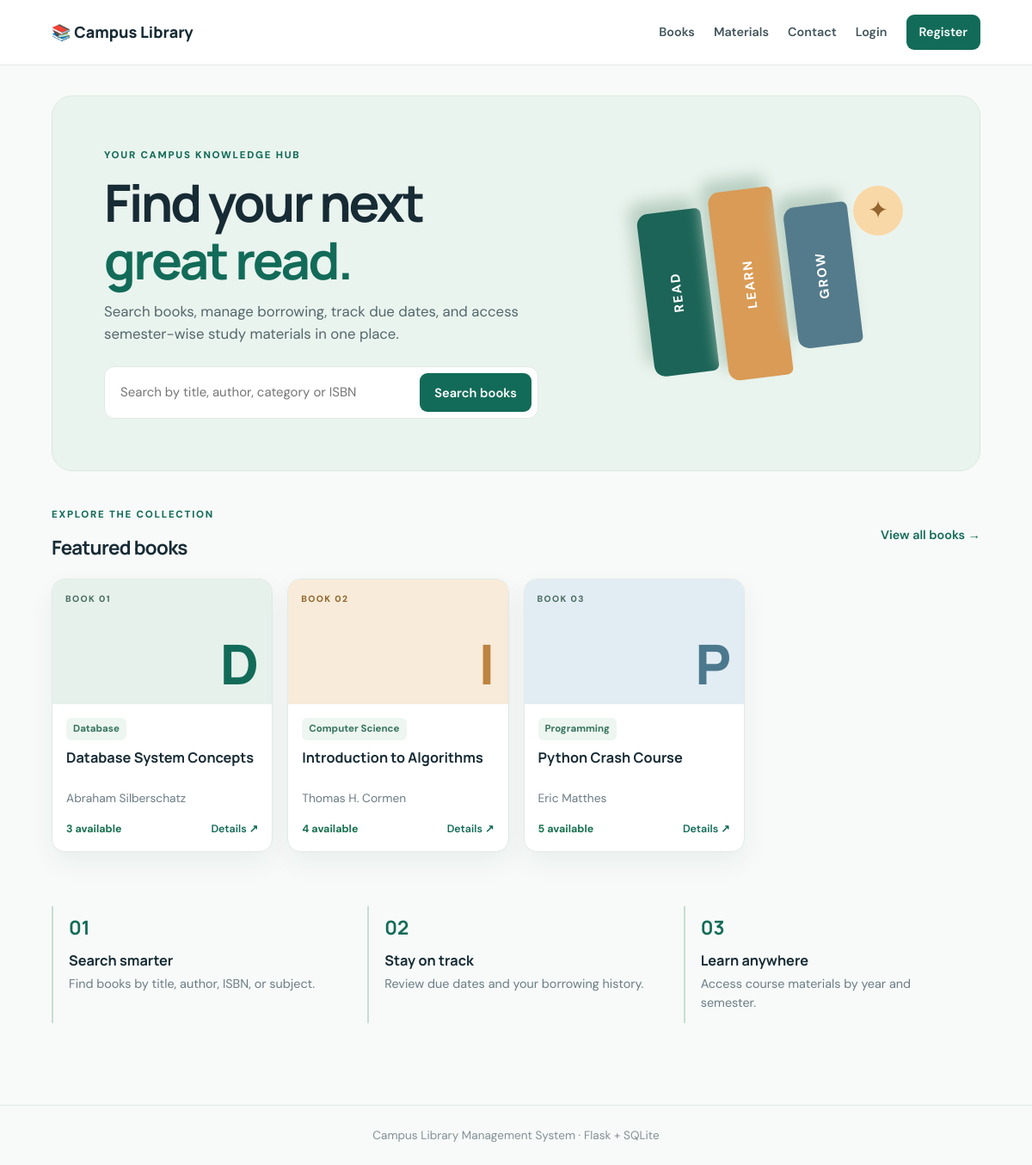
The page / on the database its author committed.
### tables this page shows
CREATE TABLE books (
            id INTEGER PRIMARY KEY AUTOINCREMENT,
            title TEXT NOT NULL,
            author TEXT NOT NULL,
            isbn TEXT DEFAULT '',
            category TEXT DEFAULT '',
            publisher TEXT DEFAULT '',
            year INTEGER,
            total_copies INTEGER NOT NULL DEFAULT 1,
            available_copies INTEGER NOT NULL DEFAULT 1,
            description TEXT DEFAULT ''
        );

### app.py (the view)
@app.route("/")
def index():
    q = request.args.get("q", "").strip()
    with get_db() as db:
        if q:
            books = db.execute("""SELECT * FROM books WHERE title LIKE ? OR author LIKE ? OR category LIKE ?
                                  ORDER BY title""", (f"%{q}%", f"%{q}%", f"%{q}%")).fetchall()
        else:
            books = db.execute("SELECT * FROM books ORDER BY title LIMIT 8").fetchall()
    return render_template("index.html", books=books, q=q)

### app.py (called while the page is built)
def get_db():
    conn = sqlite3.connect(DB_PATH)
    conn.row_factory = sqlite3.Row
    conn.execute("PRAGMA foreign_keys = ON")
    return conn

def current_user():
    if "user_id" not in session:
        return None
    with get_db() as db:
        return db.execute("SELECT id,name,email,role,phone,department FROM users WHERE id=?", (session["user_id"],)).fetchone()

@app.context_processor
def inject_user():
    return {"logged_user": current_user(), "today": date.today().isoformat()}

### templates/index.html (shortened to what this page needs)
{% extends "base.html" %}
{% block content %}
<section class="hero">
  <div>
    <p class="eyebrow">YOUR CAMPUS KNOWLEDGE HUB</p>
    <h1>Find your next<br><span>great read.</span></h1>
    <p class="hero-copy">Search books, manage borrowing, track due dates, and access semester-wise study materials in one place.</p>
    <form class="searchbar" action="{{ url_for('books') }}"><input name="q" value="{{ q }}" placeholder="Search by title, author, category or ISBN"><button>Search books</button></form>
  </div>
  <div class="hero-art"><div class="book-stack"><span>READ</span><span>LEARN</span><span>GROW</span></div><div class="orb">✦</div></div>
</section>
<div class="section-heading"><div><p class="eyebrow">EXPLORE THE COLLECTION</p><h2>Featured books</h2></div><a class="text-link" href="{{ url_for('books') }}">View all books →</a></div>
<div class="book-grid">
{% for b in books %}
  <article class="book-card"><div class="book-cover"><span>BOOK {{ "%02d"|format(loop.index) }}</span><strong>{{ b.title[:1] }}</strong></div><div class="book-info"><span class="tag">{{ b.category or 'General' }}</span><h3>{{ b.title }}</h3><p>{{ b.author }}</p><div class="card-bottom"><span class="{{ 'available' if b.available_copies > 0 else 'unavailable' }}">{{ b.available_copies }} available</span><a href="{{ url_for('book_detail', book_id=b.id) }}">Details ↗</a></div></div></article>
{% else %}<p>No books found. Add books from the admin dashboard.</p>{% endfor %}
</div>
<section class="feature-strip"><div><strong>01</strong><h3>Search smarter</h3><p>Find books by title, author, ISBN, or subject.</p></div><div><strong>02</strong><h3>Stay on track</h3><p>Review due dates and your borrowing history.</p></div><div><strong>03</strong><h3>Learn anywhere</h3><p>Access course materials by year and semester.</p></div></section>
{% endblock %}

### templates/base.html (shortened to what this page needs)
<!doctype html>
<html lang="en">
<head>
  <link rel="stylesheet" href="{{ url_for('static', filename='style.css') }}">
</head>
<body>
<header class="topbar">
  <a class="brand" href="{{ url_for('index') }}">📚 Campus Library</a>
  <nav>
    <a href="{{ url_for('books') }}">Books</a>
    <a href="{{ url_for('materials') }}">Materials</a>
    <a href="{{ url_for('contact') }}">Contact</a>
    {% if logged_user %}
      {% if logged_user.role == 'admin' %}<a href="{{ url_for('admin_dashboard') }}">Admin</a>{% else %}<a href="{{ url_for('student_dashboard') }}">My Dashboard</a>{% endif %}
      <a href="{{ url_for('history') }}">Borrow History</a>
      <a href="{{ url_for('profile') }}">Profile</a>
      <a class="nav-cta" href="{{ url_for('logout') }}">Logout</a>
    {% else %}
      <a href="{{ url_for('login') }}">Login</a><a class="nav-cta" href="{{ url_for('register') }}">Register</a>
    {% endif %}
  </nav>
</header>
<main class="container">
  {% block content %}{% endblock %}
</main>
<footer>Campus Library Management System · Flask + SQLite</footer>
</body>
</html>

### rows shown on the page
books: index "01", title "D", category "Database", title "Database System Concepts", author "Abraham Silberschatz", available_copies "3"
books: index "02", title "I", category "Computer Science", title "Introduction to Algorithms", author "Thomas H. Cormen", available_copies "4"
books: index "03", title "P", category "Programming", title "Python Crash Course", author "Eric Matthes", available_copies "5"
